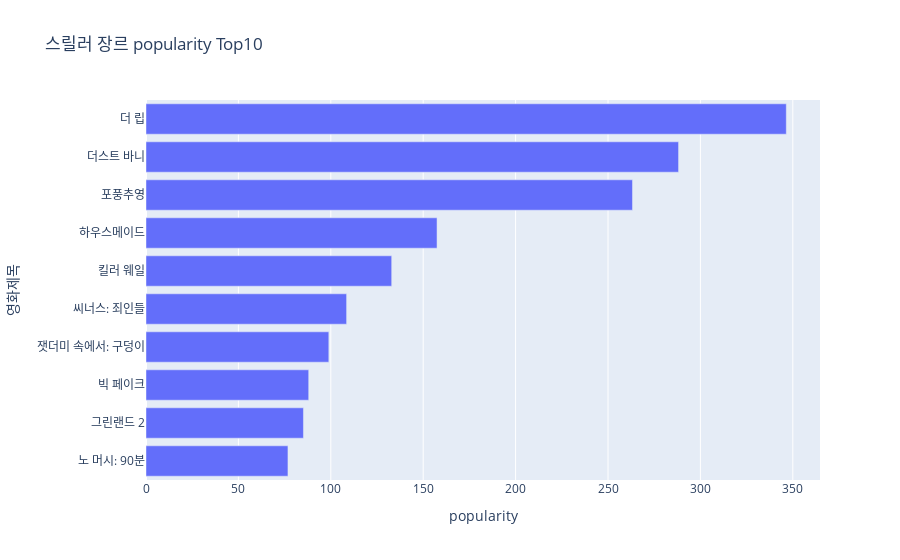

Notebook cell for this chart:
### Code cell
import plotly.express as px

TARGET_GENRE = "스릴러"
TOP_N = 10

tmp = df_g[df_g["genre"] == TARGET_GENRE].copy()
tmp = tmp.dropna(subset=["popularity"])
tmp = tmp.sort_values("popularity", ascending=False).head(TOP_N)

fig = px.bar(
    tmp.sort_values("popularity"),
    x = "popularity",
    y = "title",
    hover_data=["vote_average", "vote_count", "original_language"],
    title=f"{TARGET_GENRE} 장르 popularity Top{TOP_N}"
)
fig.update_layout(xaxis_title="popularity", yaxis_title="영화제목")
fig.show()

### Figure 1 — Plotly figure (JSON) as saved in the notebook; plotly's stock layout.template omitted (floating-point values rounded to 4 significant figures)
{"data": [{"alignmentgroup": "True", "customdata": [[6.785, 65, "en"], [6.5, 104, "en"], [6.5, 68, "it"], [3.846, 13, "ar"], [7.481, 3408, "en"], [5.631, 42, "en"], [7.102, 542, "en"], [7.195, 347, "zh"], [6.564, 128, "en"], [7.033, 842, "en"]], "hovertemplate": "popularity=%{x}<br>title=%{y}<br>vote_average=%{customdata[0]}<br>vote_count=%{customdata[1]}<br>original_language=%{customdata[2]}<extra></extra>", "legendgroup": "", "marker": {"color": "#636efa", "pattern": {"shape": ""}}, "name": "", "offsetgroup": "", "orientation": "h", "showlegend": false, "textposition": "auto", "type": "bar", "x": [76.81, 85.19, 88.05, 98.93, 108.6, 132.9, 157.5, 263.2, 288.2, 346.5], "xaxis": "x", "y": ["노 머시: 90분", "그린랜드 2", "빅 페이크", "잿더미 속에서: 구덩이", "씨너스: 죄인들", "킬러 웨일", "하우스메이드", "포풍추영", "더스트 바니", "더 립"], "yaxis": "y"}], "layout": {"barmode": "relative", "legend": {"tracegroupgap": 0}, "title": {"text": "스릴러 장르 popularity Top10"}, "xaxis": {"anchor": "y", "domain": [0, 1], "title": {"text": "popularity"}}, "yaxis": {"anchor": "x", "domain": [0, 1], "title": {"text": "영화제목"}}}}
